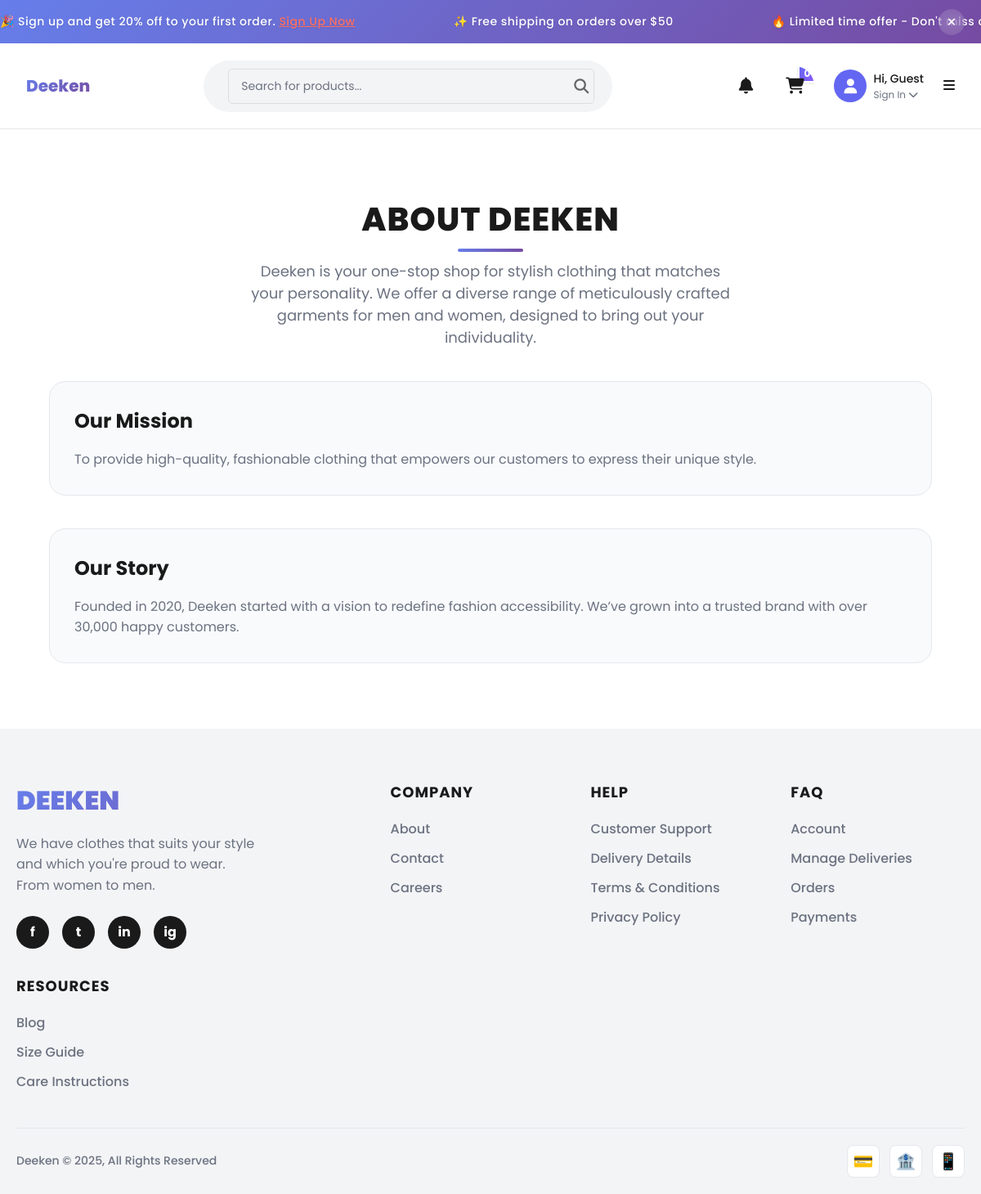
The page /unified.php on the database its author committed.
### tables this page shows
CREATE TABLE `static_pages` (
  `page_key` varchar(50) NOT NULL,
  `title` varchar(255) NOT NULL,
  `description` text NOT NULL,
  `meta_description` varchar(255) NOT NULL,
  `sections` longtext NOT NULL CHECK (json_valid(`sections`)),
  `updated_at` timestamp NOT NULL DEFAULT current_timestamp() ON UPDATE current_timestamp()
);

### config.php (called while the page is built, shortened)
<?php
function getCurrentUser() {
    return isset($_SESSION['user']) ? $_SESSION['user'] : null;
}
function getCartCount($conn, $user) {
    if (!$user) return 0;
    $stmt = $conn->prepare("SELECT SUM(quantity) as count FROM cart WHERE user_id = ?");
    $stmt->bind_param("i", $user['id']);
    $stmt->execute();
    $result = $stmt->get_result()->fetch_assoc();
    return $result['count'] ?? 0;
}
?>

### unified.php (the view, shortened to what this page needs)
<?php
require_once 'config.php';
$content = [];
try {
    $result = $conn->query("SELECT page_key, title, description, meta_description, sections FROM static_pages");
    while ($row = $result->fetch_assoc()) {
        $row['sections'] = json_decode($row['sections'], true);
        $content[$row['page_key']] = [
            'title' => $row['title'],
            'description' => $row['description'],
            'meta_description' => $row['meta_description'],
            'sections' => $row['sections']
        ];
    }
} catch (Exception $e) {
    error_log("Fetch static pages error: " . $e->getMessage());
}
$page = isset($_GET['page']) ? strtolower(trim($_GET['page'])) : 'about';
$user = getCurrentUser();
$cartCount = getCartCount($conn, $user);
?>
<!DOCTYPE html>
<html lang="en">
<head>
    <link rel="stylesheet" href="https://cdnjs.cloudflare.com/ajax/libs/font-awesome/6.4.0/css/all.min.css">
    <link rel="stylesheet" href="assets/css/index.css">
    <link rel="stylesheet" href="responsive-index.css">
</head>
<body>
    <div class="top-banner">
        <div class="marquee-container">
            <div class="marquee-content">
                <span class="marquee-text">🎉 Sign up and get 20% off to your first order. <a href="register.php" style="color: #ff6f61;">Sign Up Now</a></span>
                <span class="marquee-text">✨ Free shipping on orders over $50</span>
                <span class="marquee-text">🔥 Limited time offer - Don't miss out!</span>
            </div>
        </div>
        <button class="close-btn" onclick="closeBanner()">×</button>
    </div>
    <nav class="navbar">
        <div class="logo">Deeken</div>
        <div class="search-bar" id="searchBar">
            <i class="fas fa-search" id="searchIcon"></i>
            <input type="text" placeholder="Search for products..." id="searchInput">
        </div>
        <div class="nav-icons">
            <div class="notification-dropdown">
                <button class="notification-btn" title="Notifications" onclick="toggleNotificationDropdown()">
                    <i class="fas fa-bell"></i>
                </button>
            </div>
            <button class="cart-btn" title="Shopping Cart" onclick="window.location.href='cart.php'">
                <i class="fas fa-shopping-cart"></i>
                <span class="cart-badge" id="cartBadge"><?php echo $cartCount; ?></span>
            </button>
            <div class="profile-dropdown">
                <?php if ($user): ?>
                    <?php
                    $stmt = $conn->prepare("SELECT COUNT(*) as unread FROM notifications WHERE user_id = ? AND is_read = 0");
                    $stmt->bind_param("i", $user['id']);
                    $stmt->execute();
                    $result = $stmt->get_result();
                    $unread_count = $result->fetch_assoc()['unread'];
                    $stmt->close();
                    ?>
                    <div class="profile-trigger" onclick="toggleProfileDropdown()">
                        <div class="profile-avatar">
                            <i class="fas fa-user"></i>
                        </div>
                        <div class="profile-info">
                            <span class="profile-greeting">Hi, <?php echo htmlspecialchars($user['full_name'] ?? $user['email'] ?? 'User'); ?></span>
                            <span class="profile-account">My Account <i class="fas fa-chevron-down"></i></span>
                        </div>
                    </div>
                    <div class="profile-dropdown-menu" id="profileDropdown">
                        <a href="profile.php"><i class="fas fa-user"></i> My Profile</a>
                        <a href="orders.php"><i class="fas fa-box"></i> My Orders</a>
                        <a href="inbox.php">
                            <i class="fas fa-inbox"></i> Inbox
                            <?php if ($unread_count > 0): ?>
                                <span class="notification-dot"><?php echo $unread_count; ?></span>
                            <?php endif; ?>
                        </a>
                        <a href="index.php"><i class="fas fa-heart"></i> Home</a>
                        <?php if (!empty($user['is_admin'])): ?>
                            <a href="admin.php"><i class="fas fa-tachometer-alt"></i> Admin Panel</a>
                        <?php endif; ?>
                        <hr class="dropdown-divider">
                        <a href="logout.php"><i class="fas fa-sign-out-alt"></i> Logout</a>
                    </div>
                <?php else: ?>
                    <div class="profile-trigger" onclick="toggleProfileDropdown()">
                        <div class="profile-avatar">
                            <i class="fas fa-user"></i>
                        </div>
                        <div class="profile-info">
                            <span class="profile-greeting">Hi, Guest</span>
                            <span class="profile-account">Sign In <i class="fas fa-chevron-down"></i></span>
                        </div>
                    </div>
                <?php endif; ?>
            </div>
            <div class="hamburger-menu" onclick="toggleMobileMenu()">
                <i class="fas fa-bars"></i>
            </div>
        </div>
    </nav>
    <section class="content-section">
        <div class="content-header">
            <h1><?php echo htmlspecialchars($content[$page]['title']); ?></h1>
            <p><?php echo htmlspecialchars($content[$page]['description']); ?></p>
        </div>
        <div class="content-body">
            <?php foreach ($content[$page]['sections'] as $section_data): ?>
                <div class="content-item <?php echo $page === 'faq' ? 'faq-item' : ''; ?>" <?php echo isset($section_data['id']) ? 'id="' . htmlspecialchars($section_data['id']) . '"' : ''; ?>>
                    <h2><?php echo htmlspecialchars($section_data['heading']); ?></h2>
                    <p><?php echo $section_data['text']; ?></p>
                </div>
            <?php endforeach; ?>
        </div>
    </section>
    <footer class="footer">
        <div class="footer-content">
            <div class="footer-brand">
                <h3>DEEKEN</h3>
                <p>We have clothes that suits your style and which you're proud to wear. From women to men.</p>
                <div class="social-icons">
                    <div class="social-icon">f</div>
                    <div class="social-icon">t</div>
                    <div class="social-icon">in</div>
                    <div class="social-icon">ig</div>
                </div>
            </div>
            <div class="footer-column">
                <h4>Company</h4>
                <ul>
                    <li><a href="unified.php?page=about">About</a></li>
                    <li><a href="unified.php?page=contact">Contact</a></li>
                    <li><a href="unified.php?page=careers">Careers</a></li>
                </ul>
            </div>
            <div class="footer-column">
                <h4>Help</h4>
                <ul>
                    <li><a href="unified.php?page=support">Customer Support</a></li>
                    <li><a href="unified.php?page=shipping">Delivery Details</a></li>
                    <li><a href="unified.php?page=terms">Terms & Conditions</a></li>
                    <li><a href="unified.php?page=privacy">Privacy Policy</a></li>
                </ul>
            </div>
            <div class="footer-column">
                <h4>FAQ</h4>
                <ul>
                    <li><a href="unified.php?page=faq&section=account">Account</a></li>
                    <li><a href="unified.php?page=faq&section=delivery">Manage Deliveries</a></li>
                    <li><a href="unified.php?page=faq&section=orders">Orders</a></li>
                    <li><a href="unified.php?page=faq&section=payments">Payments</a></li>
                </ul>
            </div>
            <div class="footer-column">
                <h4>Resources</h4>
                <ul>
                    <li><a href="unified.php?page=blog">Blog</a></li>
                    <li><a href="unified.php?page=size-guide">Size Guide</a></li>
                    <li><a href="unified.php?page=care-instructions">Care Instructions</a></li>
                </ul>
            </div>
        </div>
        <div class="footer-bottom">
            <p>Deeken © 2025, All Rights Reserved</p>
            <div class="payment-icons">
                <div class="payment-icon">💳</div>
                <div class="payment-icon">🏦</div>
                <div class="payment-icon">📱</div>
            </div>
        </div>
    </footer>
</body>
</html>

### assets/rcss/responsive-index.css (style rules this page uses)
* { margin: 0; padding: 0; box-sizing: border-box; -webkit-tap-highlight-color: transparent; }
html { font-size: 14px; scroll-behavior: smooth; -webkit-text-size-adjust: 100%; }
body { font-family: 'Poppins', sans-serif; line-height: 1.5; color: #1a1a1a; background: #ffffff; overflow-x: hidden; }
:root { --spacing-xs: 4px; --spacing-sm: 8px; --spacing-md: 12px; --spacing-lg: 16px; --spacing-xl: 24px; --spacing-2xl: 32px; --text-xs: 0.75rem; --text-sm: 0.875rem; --text-base: 1rem; --text-lg: 1.125rem; --text-xl: 1.25rem; --text-2xl: 1.5rem; --text-3xl: 1.875rem; --text-4xl: 2.25rem; --primary: #6366f1; --primary-dark: #4f46e5; --secondary: #8b5cf6; --black: #1a1a1a; --white: #ffffff; --gray-50: #f9fafb; --gray-100: #f3f4f6; --gray-200: #e5e7eb; --gray-300: #d1d5db; --gray-400: #9ca3af; --gray-500: #6b7280; --gray-600: #4b5563; --gray-700: #374151; --gray-800: #1f2937; --gray-900: #111827; --shadow-sm: 0 1px 2px 0 rgb(0 0 0 / 0.05); --shadow: 0 1px 3px 0 rgb(0 0 0 / 0.1); --shadow-md: 0 4px 6px -1px rgb(0 0 0 / 0.1); --shadow-lg: 0 10px 15px -3px rgb(0 0 0 / 0.1); --radius-sm: 6px; --radius: 8px; --radius-md: 12px; --radius-lg: 16px; --radius-xl: 20px; --radius-full: 9999px; --transition: all 0.2s ease; --transition-slow: all 0.3s ease; }
.navbar { position: sticky; top: 0; z-index: 1000; background: rgba(255, 255, 255, 0.95); backdrop-filter: blur(10px); border-bottom: 1px solid var(--gray-200); padding: var(--spacing-md) var(--spacing-lg); }
.logo { font-size: var(--text-xl); font-weight: 800; color: var(--primary); text-decoration: none; }
.footer { background: var(--gray-100); padding: var(--spacing-2xl) var(--spacing-lg) var(--spacing-lg); }
.footer-content { display: grid; grid-template-columns: 1fr; gap: var(--spacing-xl); margin-bottom: var(--spacing-xl); }
.footer-bottom { text-align: center; padding-top: var(--spacing-lg); border-top: 1px solid var(--gray-200); color: var(--gray-600); font-size: var(--text-sm); }
@media (min-width: 768px) { :root { --spacing-lg: 20px; --spacing-xl: 32px; --spacing-2xl: 48px; --text-3xl: 2.25rem; --text-4xl: 3rem; } }
@media (min-width: 768px) { html { font-size: 16px; } }
@media (min-width: 768px) { .navbar { padding: var(--spacing-lg) var(--spacing-xl); } }
@media (min-width: 768px) { .footer-content { grid-template-columns: repeat(2, 1fr); } }
@media (min-width: 1024px) { :root { --spacing-2xl: 64px; --text-4xl: 3.5rem; } }
@media (min-width: 1024px) { .search-bar { display: flex; align-items: center; background: var(--gray-100); border-radius: var(--radius-full); padding: var(--spacing-sm) var(--spacing-lg); width: 300px; border: 2px solid transparent; transition: var(--transition); } }
@media (min-width: 1024px) { .search-bar input { border: none; background: none; outline: none; flex: 1; margin-left: var(--spacing-sm); } }
@media (min-width: 1024px) { .footer-content { grid-template-columns: 2fr 1fr 1fr 1fr; } }

### rows shown on the page
static_pages: title "ABOUT DEEKEN", description "Deeken is your one-stop shop for stylish clothing that matches your personality. We offer a diverse range of meticulously crafted garments for men and women, designed to bring out your individuality."

### other values the page prints
$cartCount "0"
$section_data['heading'] "Our Mission"
$section_data['text'] "To provide high-quality, fashionable clothing that empowers our customers to express their unique style."
$section_data['heading'] "Our Story"
$section_data['text'] "Founded in 2020, Deeken started with a vision to redefine fashion accessibility. We’ve grown into a trusted brand with over 30,000 happy customers."
